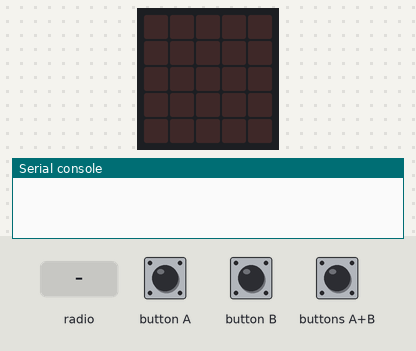
This program was run on a simulated BBC micro:bit (MakeCode). On the bench: the board's 5×5 LED display, the last lines printed to the serial console. The test bench sets the inputs (shaded band). No radio messages arrive unless stated (any console line starting 'radio sent:' is added by the test bench).

Above: at 1.2 s.
1.3 s: button A pressed for 0.15 s
At 2.4 s:
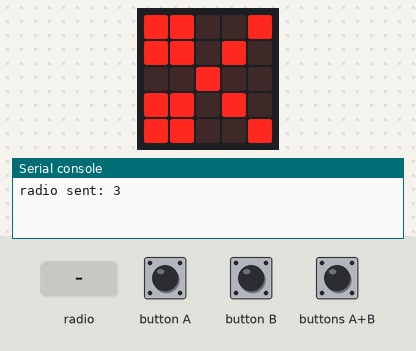
2.9 s: button B pressed for 0.15 s
At 3.7 s:
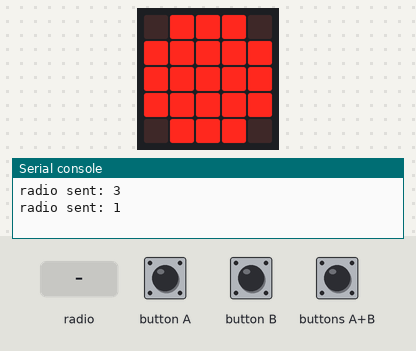
4.5 s: buttons A+B pressed for 0.15 s
At 5.8 s:
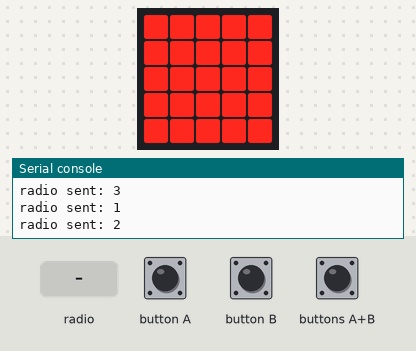
6.1 s: radio message "3" arrives
At 6.6 s:
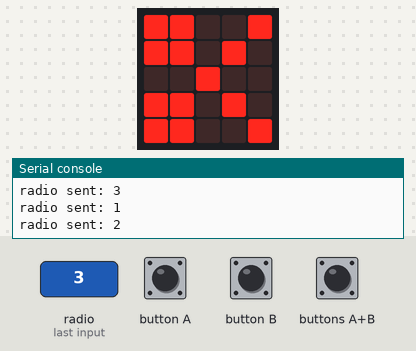
7.6 s: radio message "1" arrives
At 8.9 s:
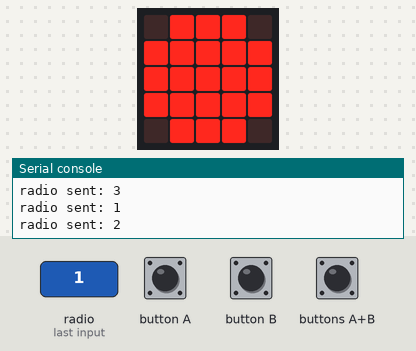
Timing chart, 0 to 10.1 s (numbered marks = the images above; inputs shaded):
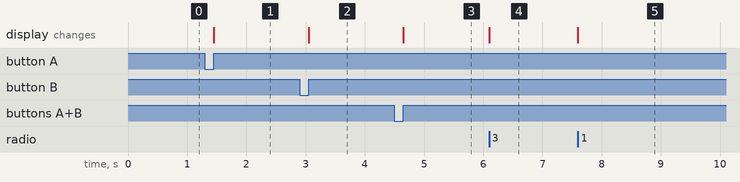

Measured:
- after the input at 1.3 s, the display: changes after 0.15 s (image 1)
- after the input at 2.9 s, the display: changes after 0.15 s (image 2)
- after the input at 4.5 s, the display: changes after 0.15 s (image 3)
- after the input at 6.1 s, the display: changes at once (image 4)
- after the input at 7.6 s, the display: changes at once (image 5)

The program:

main.ts
```typescript
radio.onReceivedNumber(function (receivedNumber) {
    while (enviado == 0) {
        basic.pause(100)
    }
    if (receivedNumber == 3) {
        basic.showLeds(`
            # # . . #
            # # . # .
            . . # . .
            # # . # .
            # # . . #
            `)
    }
    if (receivedNumber == 1) {
        basic.showLeds(`
            . # # # .
            # # # # #
            # # # # #
            # # # # #
            . # # # .
            `)
    }
    if (receivedNumber == 2) {
        basic.showLeds(`
            # # # # #
            # # # # #
            # # # # #
            # # # # #
            # # # # #
            `)
    }
    ganador(receivedNumber)
})
function ganador (núm: number) {

}
input.onButtonPressed(Button.A, function () {
    basic.showLeds(`
        # # . . #
        # # . # .
        . . # . .
        # # . # .
        # # . . #
        `)
    radio.sendNumber(3)
    enviado = 3
})
input.onButtonPressed(Button.AB, function () {
    basic.showLeds(`
        # # # # #
        # # # # #
        # # # # #
        # # # # #
        # # # # #
        `)
    radio.sendNumber(2)
    enviado = 2
})
input.onButtonPressed(Button.B, function () {
    basic.showLeds(`
        . # # # .
        # # # # #
        # # # # #
        # # # # #
        . # # # .
        `)
    radio.sendNumber(1)
    enviado = 1
})
let enviado = 0
radio.setGroup(111)
enviado = 0
```

test.ts
```typescript
// aquí va el archivo "tests"; esto no se compilará cuando este paquete se utilice como una extensión.
```
